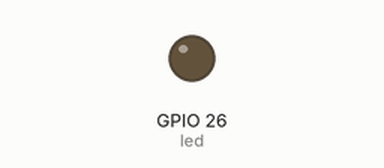
Simulated run of this program. Board: Raspberry Pi (BCM pin numbers). Parts: output pins drawn as LEDs (lit = HIGH). Threads take turns every 2 ms.

Above: at 1.0 s.
At 3.0 s:
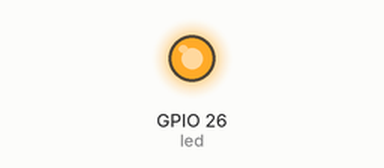
Timing chart, 0 to 5.2 s (numbered marks = the images above):
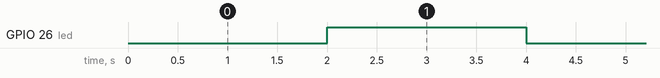

Measured:
- by itself, GPIO 26 (led): alternates HIGH for 2.0 s and LOW for 2.0 s

The program:

lab5.py
```python
import RPi.GPIO as GPIO
import threading

led =26
state= 0
def Toggle():
    global state
    if state==0:
        GPIO.output(led,GPIO.LOW)
        state = 1
    else :
        GPIO.output(led,GPIO.HIGH)
        state = 0

    t = threading.Timer(2,Toggle)
    t.start()

def Init_pin():
    GPIO.setmode(GPIO.BCM)
    GPIO.setup(led,GPIO.OUT)
    GPIO.output(led,GPIO.LOW)

Init_pin()
Toggle()
while True:
      pass
```
